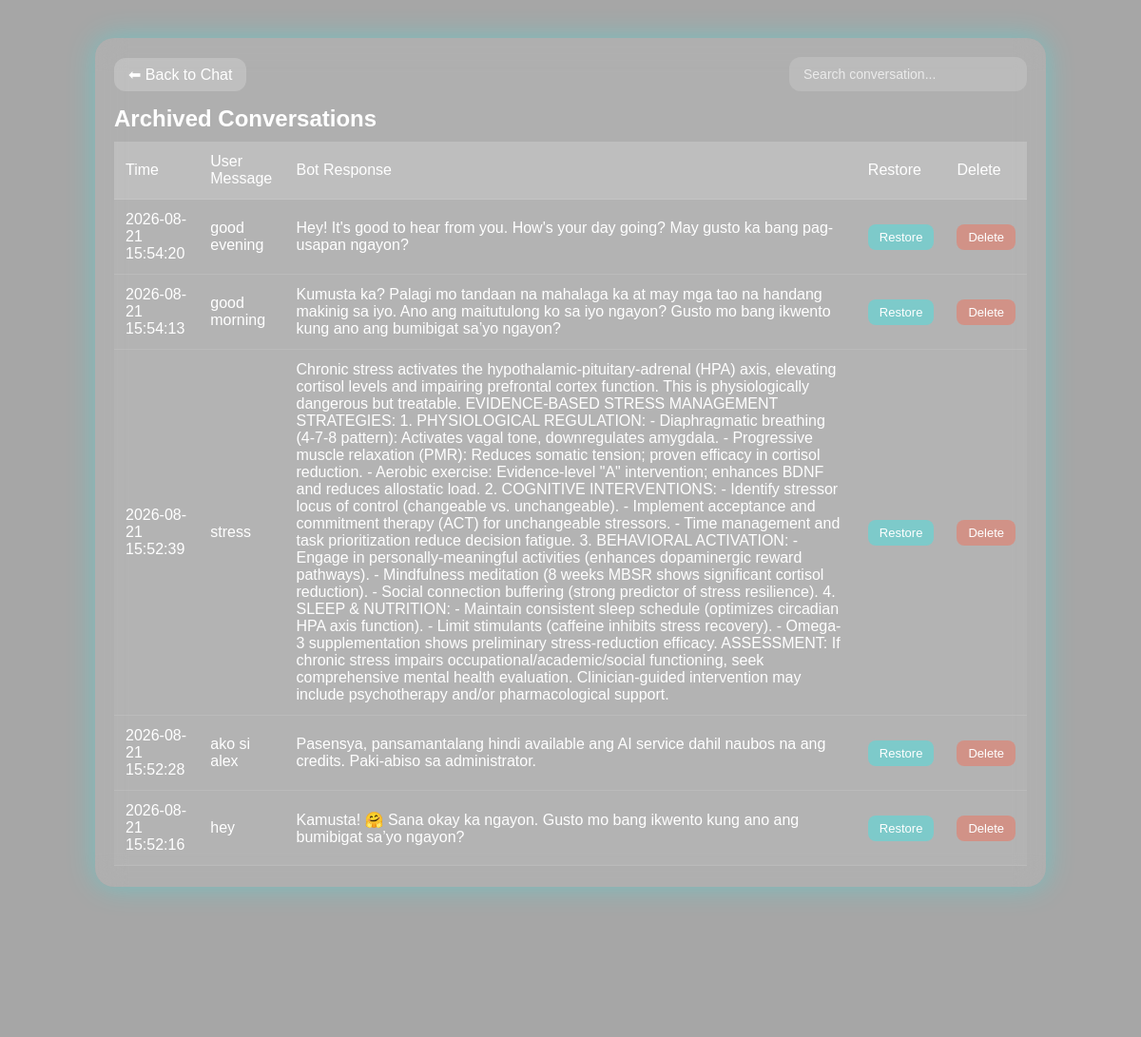
/archived_room (signed in), run on the app's committed database.
### tables this page shows
CREATE TABLE archived_messages (
        id INTEGER PRIMARY KEY AUTOINCREMENT,
        user_email TEXT,
        user_message TEXT,
        bot_response TEXT,
        is_crisis INTEGER,
        timestamp TIMESTAMP
    );

### app.py (the view)
@app.route("/archived_room")
def archived_room():
    if "user" not in session:
        return redirect(url_for("login"))
    db = get_db()
    c = db.cursor()
    if 'DATABASE_URL' in os.environ:
        c.execute("SELECT user_message, bot_response, timestamp, id FROM archived_messages WHERE user_email=%s ORDER BY id DESC", (session["user"],))
    else:
        c.execute("SELECT user_message, bot_response, timestamp, id FROM archived_messages WHERE user_email=? ORDER BY id DESC", (session["user"],))
    archived = c.fetchall()
    return render_template("archived_room.html", archived=archived)

### app.py (called while the page is built)
@app.after_request
def add_security_headers(response):
    response.headers['X-Frame-Options'] = 'SAMEORIGIN'
    response.headers['X-Content-Type-Options'] = 'nosniff'
    return response

def get_db():
    if 'db' not in g:
        db_url = os.environ.get('DATABASE_URL')
        if db_url:
            try:
                g.db = psycopg2.connect(db_url)
            except Exception as e:
                app.logger.warning(f"Falling back to SQLite because PostgreSQL connection failed: {e}")
                g.db = sqlite3.connect(DATABASE)
        else:
            g.db = sqlite3.connect(DATABASE)
        g.db.row_factory = sqlite3.Row
    return g.db

### templates/archived_room.html (shortened to what this page needs)
<!DOCTYPE html>
<html>
<head>
</head>
<body>
<div class="overlay"></div>
<div class="container">
<div class="top-bar">
    <a href="/chatbot" class="back">⬅ Back to Chat</a>
    <input type="text" id="search-input" placeholder="Search conversation..." onkeyup="filterTable()">
</div>
<h2> Archived Conversations</h2>
<table id="archived-table">
<thead>
<tr>
<th>Time</th>
<th>User Message</th>
<th>Bot Response</th>
<th>Restore</th>
<th>Delete</th>
</tr>
</thead>
<tbody>
{% for chat in archived %}
<tr>
<td>{{ chat.timestamp }}</td>
<td>{{ chat.user_message }}</td>
<td>{{ chat.bot_response }}</td>
<td><a href="/restore_chat/{{ chat.id }}" class="action-btn">Restore</a></td>
<td><a href="/delete_chat/{{ chat.id }}" class="action-btn delete-btn" onclick="return confirm('Are you sure you want to permanently delete this conversation?');">Delete</a></td>
</tr>
{% endfor %}
</tbody>
</table>
</div>
</body>
</html>

### templates/archived_room.html (style rules this page uses)
* { margin:0; padding:0; box-sizing:border-box; font-family:Arial, sans-serif; }
body { overflow-x:hidden; overflow-y:auto; min-height:100vh; background: url('https://images.unsplash.com/photo-1507525428034-b723cf961d3e?auto=format&fit=crop&w=2560&q=80') no-repeat center center fixed; background-size: cover; color:white; }
.overlay { position:fixed; top:0; left:0; width:100%; height:100%; background:rgba(0,0,0,0.35); z-index:-1; }
.container { width:90%; max-width:1000px; height:85vh; margin:40px auto; background:rgba(255,255,255,0.1); padding:20px; border-radius:20px; backdrop-filter:blur(15px); box-shadow:0 0 30px rgba(0,255,255,0.3); overflow-y:auto; position:relative; }
.top-bar { display:flex; justify-content:space-between; align-items:center; margin-bottom:15px; flex-wrap:wrap; }
.back { padding:8px 15px; background:rgba(255,255,255,0.2); border-radius:12px; text-decoration:none; color:white; transition:0.3s; }
#search-input { padding:10px 15px; border-radius:12px; border:none; outline:none; width:250px; background:rgba(255,255,255,0.15); color:white; font-size: 14px; }
#search-input::placeholder { color:rgba(255,255,255,0.7); }
table { width:100%; border-collapse:collapse; margin-top:10px; }
th, td { padding:12px; text-align:left; }
th { background:rgba(255,255,255,0.15); font-weight:normal; }
tr { background:rgba(255,255,255,0.05); border-bottom:1px solid rgba(255,255,255,0.1); }
a.action-btn { color:white; text-decoration:none; padding:6px 12px; border-radius:8px; background:rgba(0,255,255,0.3); font-size:13px; transition:0.3s; }
a.action-btn.delete-btn { background: rgba(255, 99, 71, 0.4); }

### data on the page
archived_messages: timestamp "2026-08-21 15:54:20", user_message "good evening", bot_response "Hey! It's good to hear from you. How's your day going? May gusto ka bang pag-usapan ngayon?"
archived_messages: timestamp "2026-08-21 15:54:13", user_message "good morning", bot_response "Kumusta ka? Palagi mo tandaan na mahalaga ka at may mga tao na handang makinig sa iyo. Ano ang maitutulong ko sa iyo ngayon? Gusto mo bang ikwento kung ano ang bumibigat sa’yo ngayon?"
archived_messages: timestamp "2026-08-21 15:52:39", user_message "stress", bot_response "Chronic stress activates the hypothalamic-pituitary-adrenal (HPA) axis, elevating cortisol levels and impairing prefrontal cortex function. This is physiologically dangerous but treatable. EVIDENCE-BASED STRESS MANAGEMENT STRATEGIES: 1. PHYSIOLOGICAL REGULATION: - Diaphragmatic breathing (4-7-8 pattern): Activates vagal tone, downregulates amygdala. - Progressive muscle relaxation (PMR): Reduces somatic tension; proven efficacy in cortisol reduction. - Aerobic exercise: Evidence-level \"A\" intervention; enhances BDNF and reduces allostatic load. 2. COGNITIVE INTERVENTIONS: - Identify stressor locus of control (changeable vs. unchangeable). - Implement acceptance and commitment therapy (ACT)…"
archived_messages: timestamp "2026-08-21 15:52:28", user_message "ako si alex", bot_response "Pasensya, pansamantalang hindi available ang AI service dahil naubos na ang credits. Paki-abiso sa administrator."
archived_messages: timestamp "2026-08-21 15:52:16", user_message "hey", bot_response "Kamusta! 🤗 Sana okay ka ngayon. Gusto mo bang ikwento kung ano ang bumibigat sa’yo ngayon?"
